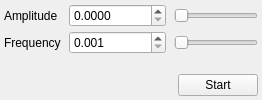
               <widget class="QWidget" name="ServoMeanderTab">
                <attribute name="title">
                 <string>Meander</string>
                </attribute>
                <layout class="QVBoxLayout" name="verticalLayout_4">
                 <property name="spacing">
                  <number>8</number>
                 </property>
                 <property name="leftMargin">
                  <number>4</number>
                 </property>
                 <property name="topMargin">
                  <number>4</number>
                 </property>
                 <property name="rightMargin">
                  <number>4</number>
                 </property>
                 <property name="bottomMargin">
                  <number>4</number>
                 </property>
                 <item>
                  <layout class="QGridLayout" name="gridLayout_9">
                   <property name="leftMargin">
                    <number>0</number>
                   </property>
                   <property name="topMargin">
                    <number>0</number>
                   </property>
                   <property name="rightMargin">
                    <number>0</number>
                   </property>
                   <property name="bottomMargin">
                    <number>0</number>
                   </property>
                   <property name="horizontalSpacing">
                    <number>8</number>
                   </property>
                   <property name="verticalSpacing">
                    <number>4</number>
                   </property>
                   <item row="0" column="0">
                    <widget class="QLabel" name="ServoMeanderAmpLbl">
                     <property name="text">
                      <string>Amplitude</string>
                     </property>
                    </widget>
                   </item>
                   <item row="0" column="1">
                    <widget class="QDoubleSpinBox" name="ServoMeanderAmpDoubleSpinBox">
                     <property name="decimals">
                      <number>4</number>
                     </property>
                     <property name="minimum">
                      <double>0.000000000000000</double>
                     </property>
                     <property name="maximum">
                      <double>100000.000000000000000</double>
                     </property>
                     <property name="singleStep">
                      <double>0.100000000000000</double>
                     </property>
                    </widget>
                   </item>
                   <item row="0" column="2">
                    <widget class="QSlider" name="ServoMeanderAmpSlider">
                     <property name="orientation">
                      <enum>Qt::Horizontal</enum>
                     </property>
                    </widget>
                   </item>
                   <item row="1" column="0">
                    <widget class="QLabel" name="ServoMeanderFreqLbl">
                     <property name="text">
                      <string>Frequency</string>
                     </property>
                    </widget>
                   </item>
                   <item row="1" column="1">
                    <widget class="QDoubleSpinBox" name="ServoMeanderFreqDoubleSpinBox">
                     <property name="decimals">
                      <number>3</number>
                     </property>
                     <property name="minimum">
                      <double>0.001000000000000</double>
                     </property>
                     <property name="maximum">
                      <double>1000.000000000000000</double>
                     </property>
                     <property name="singleStep">
                      <double>0.100000000000000</double>
                     </property>
                    </widget>
                   </item>
                   <item row="1" column="2">
                    <widget class="QSlider" name="ServoMeanderFreqSlider">
                     <property name="orientation">
                      <enum>Qt::Horizontal</enum>
                     </property>
                    </widget>
                   </item>
                  </layout>
                 </item>
                 <item>
                  <spacer name="verticalSpacer_7">
                   <property name="orientation">
                    <enum>Qt::Vertical</enum>
                   </property>
                   <property name="sizeHint" stdset="0">
                    <size>
                     <width>20</width>
                     <height>0</height>
                    </size>
                   </property>
                  </spacer>
                 </item>
                 <item>
                  <layout class="QHBoxLayout" name="horizontalLayout_10">
                   <property name="spacing">
                    <number>8</number>
                   </property>
                   <property name="leftMargin">
                    <number>0</number>
                   </property>
                   <property name="topMargin">
                    <number>0</number>
                   </property>
                   <property name="rightMargin">
                    <number>0</number>
                   </property>
                   <property name="bottomMargin">
                    <number>0</number>
                   </property>
                   <item>
                    <spacer name="horizontalSpacer_2">
                     <property name="orientation">
                      <enum>Qt::Horizontal</enum>
                     </property>
                     <property name="sizeHint" stdset="0">
                      <size>
                       <width>40</width>
                       <height>20</height>
                      </size>
                     </property>
                    </spacer>
                   </item>
                   <item>
                    <widget class="QPushButton" name="ServoMeanderStartBtn">
                     <property name="text">
                      <string>Start</string>
                     </property>
                    </widget>
                   </item>
                  </layout>
                 </item>
                </layout>
               </widget>
